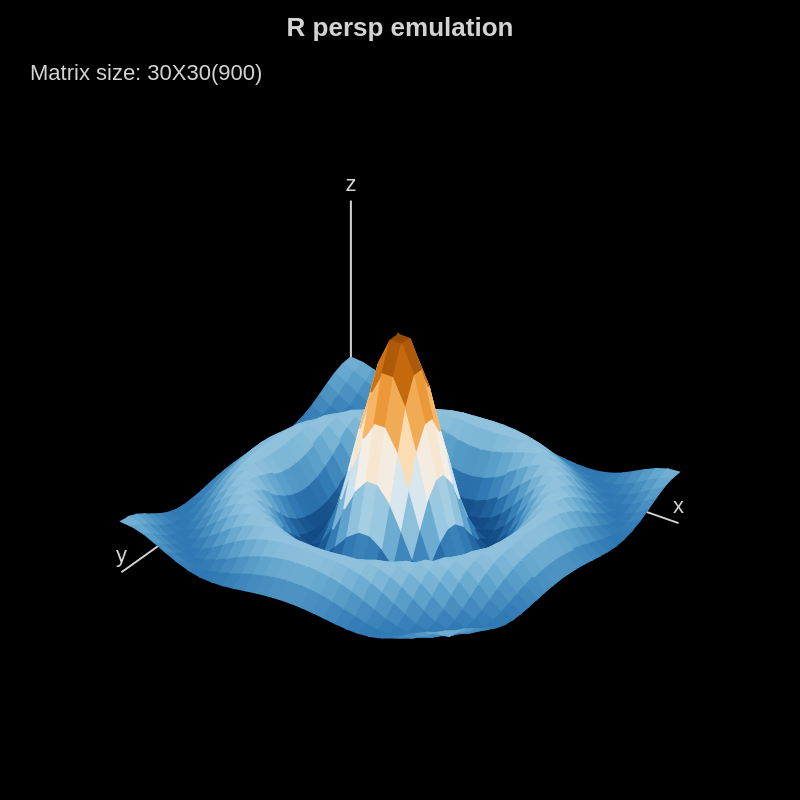

The Vega-Lite source for this figure:
### Vega specification from a JSON file in a GitHub repository (floating-point values rounded to 4 significant figures)
{"$schema": "https://vega.github.io/schema/vega/v5.json", "width": 400, "height": 400, "background": "black", "title": {"text": "R persp emulation", "color": {"signal": "axis_color"}, "dy": 25}, "signals": [{"name": "x_sequence", "value": {"min": -10, "max": 10, "count": 30}}, {"name": "y_sequence", "value": {"min": -10, "max": 10, "count": 30}}, {"name": "scheme", "value": "blueorange", "bind": {"input": "select", "options": ["viridis", "blueorange", "darkgold", "darkblue", "darkgreen", "darkmulti", "purplegreen", "spectral"]}}, {"name": "theta", "value": 35, "bind": {"input": "range", "min": -45, "max": 135, "step": 1}, "on": [{"events": {"signal": "validAngle_HOR"}, "update": "validAngle_HOR"}]}, {"name": "phi", "value": 60, "bind": {"input": "range", "min": 0, "max": 180, "step": 1}, "on": [{"events": {"signal": "validAngle_VER"}, "update": "validAngle_VER"}]}, {"name": "expand", "value": 0.6, "bind": {"input": "range", "min": 0, "max": 2, "step": 0.1}}, {"name": "scale", "value": 1, "bind": {"input": "range", "min": 0, "max": 2, "step": 0.1}, "on": [{"events": "view:mousewheel", "update": "max(0, min(2, scale + (event.wheelDelta > 0 ? 0.1 : -0.1)))"}]}, {"name": "axes", "value": true, "bind": {"input": "checkbox"}}, {"name": "grid", "value": false, "bind": {"input": "checkbox"}}, {"name": "grid_color", "value": "lightgrey", "bind": {"input": "select", "options": ["lightgrey", "darkgrey"]}}, {"name": "axis_color", "value": "lightgrey"}, {"name": "equation", "value": "10*sin(sqrt(x²+y²))/sqrt(x²+y²)", "bind": {"input": "select", "options": ["10*sin(sqrt(x²+y²))/sqrt(x²+y²)", "x*y³ - y*x³", "sqrt(x²+y²)"]}}, {"name": "equation_id_changed", "update": "equation_id >0 ? setdata('areas',[{}]):null"}, {"name": "size", "init": "min(width,height)/2"}, {"name": "is_dragging", "update": "false", "on": [{"events": "view:mousedown", "update": "true"}, {"events": "view:mouseup, view:mousemove[event.buttons !== 1]", "update": "false"}]}, {"name": "angle_HOR", "on": [{"events": {"source": "view", "type": "mousemove", "filter": "event.buttons === 1"}, "update": "theta + ((event.movementX < 0) ^ (phi > 180) ? 5 : (event.movementX > 0) ^(phi > 180) ? -5 : 0)"}]}, {"name": "validAngle_HOR", "update": "max(min(angle_HOR,135),-45)"}, {"name": "angle_VER", "on": [{"events": {"source": "view", "type": "mousemove", "filter": "event.buttons === 1"}, "update": "phi + (event.movementY < 0 ? 5 : event.movementY > 0 ? -5 : 0)"}]}, {"name": "validAngle_VER", "update": "max(min(angle_VER,180),0)"}, {"name": "equation_id", "value": 1, "update": "equation === '10*sin(sqrt(x²+y²))/sqrt(x²+y²)' ? 1:(equation === 'x*y³ - y*x³' ? 2 : 3)"}, {"name": "qrAngle_HOR", "init": "PI*(theta)/360", "on": [{"events": {"signal": "-theta"}, "update": "PI*(theta)/360"}]}, {"name": "qrAngle_VER", "init": "PI*(phi)/360", "on": [{"events": {"signal": "phi"}, "update": "PI*(phi)/360"}]}, {"name": "qrw0", "update": "cos(qrAngle_VER)"}, {"name": "qrw1", "update": "cos(qrAngle_HOR)"}, {"name": "qrx0", "update": "sin(qrAngle_VER)"}, {"name": "qrz1", "update": "sin(qrAngle_HOR)"}, {"name": "q", "update": "{x:qrx0*qrw1, y:-qrx0*qrz1, z:qrw0*qrz1, w: qrw0*qrw1}"}, {"name": "q_1", "update": "{x:-q.x, y:-q.y, z: -q.z, w: q.w}"}, {"name": "matrix_values", "init": "{}", "on": [{"events": "area:mouseover,line:mouseover", "update": "{'x':isNumber(datum.x) ? format(datum.x,'.2~f'):datum.x,'y':isNumber(datum.y) ? format(datum.y,'.2~f'):datum.y,'z':format(datum.value,'.2~f')}"}, {"events": "area:mouseout,line:mouseout", "update": "{}"}]}], "scales": [{"name": "scale_x", "type": "point", "domain": {"data": "z_matrix", "field": "x"}, "range": [{"signal": "-size/2"}, {"signal": "size/2"}]}, {"name": "scale_y", "type": "point", "domain": {"data": "z_matrix", "field": "y"}, "range": [{"signal": "-size/2"}, {"signal": "size/2"}]}, {"name": "scale_z", "type": "linear", "domain": {"data": "z_matrix", "field": "z"}, "range": [{"signal": "-size/2"}, {"signal": "size/2"}]}], "data": [{"name": "matrix", "values": [], "transform": [{"type": "sequence", "start": {"signal": "x_sequence.min"}, "stop": {"signal": "x_sequence.max+(x_sequence.max-x_sequence.min)/(x_sequence.count-1)"}, "step": {"signal": "(x_sequence.max-x_sequence.min)/(x_sequence.count-1)"}, "as": "x"}, {"type": "formula", "expr": "sequence(y_sequence.min,y_sequence.max + (y_sequence.max-y_sequence.min)/(y_sequence.count-1),(y_sequence.max-y_sequence.min)/(y_sequence.count-1))", "as": "y"}, {"type": "flatten", "fields": ["y"]}]}, {"name": "z_matrix", "source": "matrix", "transform": [{"type": "formula", "expr": "equation_id == 1 ? 10*sin(sqrt(pow(datum.x,2)+pow(datum.y,2)))/sqrt(pow(datum.x,2)+pow(datum.y,2))||1: (equation_id == 2 ? datum.x*pow(datum.y,3) - datum.y*pow(datum.x,3):sqrt(pow(datum.x,2)+pow(datum.y,2)))", "as": "z"}]}, {"name": "scaled_z_matrix", "source": "z_matrix", "transform": [{"type": "formula", "expr": "expand*datum.z", "as": "scaled_z"}, {"type": "formula", "expr": "datum.x+'.'+datum.y", "as": "key"}]}, {"name": "size_matrix_x", "source": "z_matrix", "transform": [{"type": "aggregate", "fields": ["x"], "ops": ["distinct"]}, {"type": "extent", "field": "distinct_x", "signal": "size_x"}]}, {"name": "size_matrix_y", "source": "z_matrix", "transform": [{"type": "aggregate", "fields": ["y"], "ops": ["distinct"]}, {"type": "extent", "field": "distinct_y", "signal": "size_y"}]}, {"name": "projections", "source": "scaled_z_matrix", "transform": [{"type": "collect", "sort": {"field": ["x", "y"], "order": ["ascending", "ascending"]}}, {"type": "formula", "expr": "{x:scale('scale_x',datum.x),y:scale('scale_y',datum.y),z:scale('scale_z',datum.scaled_z)}", "as": "points"}, {"type": "formula", "expr": "{x:q.w * datum.points.x + q.y*datum.points.z- q.z * datum.points.y, y:q.w * datum.points.y - q.x * datum.points.z  + q.z*datum.points.x, z:q.w * datum.points.z  + q.x*datum.points.y - q.y * datum.points.x, w: -q.x * datum.points.x - q.y * datum.points.y - q.z * datum.points.z}", "as": "q1"}, {"type": "formula", "expr": "{x:datum.q1.w * q_1.x + datum.q1.x * q_1.w + datum.q1.y * q_1.z - datum.q1.z * q_1.y, y:datum.q1.w * q_1.y - datum.q1.x * q_1.z + datum.q1.y * q_1.w + datum.q1.z * q_1.x, z:datum.q1.w * q_1.z + datum.q1.x * q_1.y - datum.q1.y * q_1.x + datum.q1.z * q_1.w}", "as": "pq2"}, {"type": "formula", "expr": "(datum.pq2.x)*scale", "as": "px"}, {"type": "formula", "expr": "(datum.pq2.y)*scale", "as": "py"}, {"type": "formula", "expr": "(datum.pq2.z)", "as": "pq_z"}]}, {"name": "axes", "values": [{}], "transform": [{"type": "formula", "expr": "{x:range('scale_x')[0],y:range('scale_y')[0],z:scale('scale_z',domain('scale_z')[0]*expand)}", "as": "root"}, {"type": "formula", "expr": "{x:q.w * datum.root.x + q.y*datum.root.z- q.z * datum.root.y, y:q.w * datum.root.y - q.x * datum.root.z  + q.z*datum.root.x, z:q.w * datum.root.z  + q.x*datum.root.y - q.y * datum.root.x, w: -q.x * datum.root.x - q.y * datum.root.y - q.z * datum.root.z}", "as": "q1"}, {"type": "formula", "expr": "{x:datum.q1.w * q_1.x + datum.q1.x * q_1.w + datum.q1.y * q_1.z - datum.q1.z * q_1.y, y:datum.q1.w * q_1.y - datum.q1.x * q_1.z + datum.q1.y * q_1.w + datum.q1.z * q_1.x, z:datum.q1.w * q_1.z + datum.q1.x * q_1.y - datum.q1.y * q_1.x + datum.q1.z * q_1.w}", "as": "pq2"}, {"type": "formula", "expr": "{x:(datum.pq2.x)*scale, y:(datum.pq2.y)*scale}", "as": "p_root"}, {"type": "formula", "expr": "[{label:'x', x:range('scale_x')[1],y:range('scale_y')[0],z:scale('scale_z',domain('scale_z')[0]*expand), 'isNumber':isNumber(domain('scale_x')[0])},{label:'y', x:range('scale_x')[0],y:range('scale_y')[1],z:scale('scale_z',domain('scale_z')[0]*expand), 'isNumber':isNumber(domain('scale_y')[0])},{label:'z', x:range('scale_x')[0],y:range('scale_y')[0],z:scale('scale_z',domain('scale_z')[1]*expand), 'isNumber':true}]", "as": "axis"}, {"type": "flatten", "fields": ["axis"]}, {"type": "formula", "expr": "{x:q.w * datum.axis.x + q.y*datum.axis.z- q.z * datum.axis.y, y:q.w * datum.axis.y - q.x * datum.axis.z  + q.z*datum.axis.x, z:q.w * datum.axis.z  + q.x*datum.axis.y - q.y * datum.axis.x, w: -q.x * datum.axis.x - q.y * datum.axis.y - q.z * datum.axis.z}", "as": "q1"}, {"type": "formula", "expr": "{x:datum.q1.w * q_1.x + datum.q1.x * q_1.w + datum.q1.y * q_1.z - datum.q1.z * q_1.y, y:datum.q1.w * q_1.y - datum.q1.x * q_1.z + datum.q1.y * q_1.w + datum.q1.z * q_1.x, z:datum.q1.w * q_1.z + datum.q1.x * q_1.y - datum.q1.y * q_1.x + datum.q1.z * q_1.w}", "as": "pq2"}, {"type": "formula", "expr": "{x:(datum.pq2.x)*scale, y:(datum.pq2.y)*scale}", "as": "p_axis"}]}, {"name": "areas", "values": [{}], "transform": [{"type": "formula", "expr": "sequence(1,size_x[0],1)", "as": "i"}, {"type": "formula", "expr": "sequence(1,size_y[0],1)", "as": "j"}, {"type": "flatten", "fields": ["i"]}, {"type": "flatten", "fields": ["j"]}, {"type": "formula", "expr": "[(datum.i-1)*size_y[0]+(datum.j-1),(datum.i)*size_y[0]+(datum.j-1),(datum.i)*size_y[0]+(datum.j),(datum.i-1)*size_y[0]+(datum.j),(datum.i-1)*size_y[0]+(datum.j-1)]", "as": "indice"}, {"type": "flatten", "fields": ["indice"]}, {"type": "formula", "expr": "data('projections')[datum.indice]", "as": "item"}, {"type": "project", "fields": ["i", "j", "item.px", "item.py", "item.x", "item.y", "item.z", "item.pq_z"], "as": ["i", "j", "px", "py", "x", "y", "z", "pq_z"]}, {"type": "window", "groupby": ["i", "j"], "fields": ["z", "pq_z"], "frame": [null, null], "ops": ["average", "average"], "as": ["value", "avg_pqz"]}, {"type": "collect", "sort": {"field": ["avg_pqz"]}}]}], "marks": [{"type": "rect", "encode": {"enter": {"fill": {"value": "transparent"}}, "update": {"cursor": [{"test": "is_dragging", "value": "grabbing"}, {"value": "pointer"}], "width": {"signal": "width"}, "height": {"signal": "height"}}}}, {"name": "axes_m", "type": "rule", "from": {"data": "axes"}, "encode": {"enter": {"stroke": {"signal": "axis_color"}, "strokewidth": {"value": 1}}, "update": {"opacity": {"signal": "axes?1:0"}, "x": {"field": "p_root.x", "offset": {"signal": "width/2"}}, "y": {"field": "p_root.y", "offset": {"signal": "height/2"}}, "x2": {"field": "p_axis.x", "offset": {"signal": "width/2"}}, "y2": {"field": "p_axis.y", "offset": {"signal": "height/2"}}}}}, {"type": "text", "from": {"data": "axes_m"}, "encode": {"enter": {"text": {"field": "datum.axis.label"}, "fill": {"signal": "axis_color"}, "align": {"value": "center"}}, "update": {"opacity": {"signal": "axes?1:0"}, "xc": {"field": "x2"}, "yc": {"field": "y2", "offset": -5}, "tooltip": {"signal": "{'min':datum.datum.axis.isNumber?format(domain('scale_'+datum.datum.axis.label)[0],'.2~f'):domain('scale_'+datum.datum.axis.label)[0],'max':datum.datum.axis.isNumber?format(domain('scale_'+datum.datum.axis.label)[length(domain('scale_'+datum.datum.axis.label))-1],'.2~f'):domain('scale_'+datum.datum.axis.label)[length(domain('scale_'+datum.datum.axis.label))-1]}"}}}}, {"type": "group", "from": {"facet": {"name": "area", "data": "areas", "groupby": ["i", "j"]}}, "scales": [{"name": "color", "type": "linear", "domain": {"data": "areas", "field": "value"}, "range": {"scheme": {"signal": "scheme"}}}], "marks": [{"type": "area", "from": {"data": "area"}, "encode": {"update": {"cursor": [{"test": "is_dragging", "value": "grabbing"}, {"value": "pointer"}], "fill": {"field": "value", "scale": "color"}, "x": {"field": "px", "offset": {"signal": "width/2"}}, "y": {"field": "py", "offset": {"signal": "height/2"}}, "y2": {"value": 0}}}}, {"type": "line", "from": {"data": "area"}, "encode": {"enter": {}, "update": {"cursor": [{"test": "is_dragging", "value": "grabbing"}, {"value": "pointer"}], "strokeWidth": [{"test": "grid", "value": 0.3}, {"value": 1}], "stroke": [{"test": "grid", "signal": "grid_color"}, {"field": "value", "scale": "color"}], "x": {"field": "px", "offset": {"signal": "width/2"}}, "y": {"field": "py", "offset": {"signal": "height/2"}}, "y2": {"value": 0}}}}]}, {"type": "text", "encode": {"enter": {"fill": {"signal": "axis_color"}, "align": {"value": "center"}}, "update": {"xc": {"signal": "width/2"}, "yc": {"signal": "height*0.9"}, "text": {"signal": "'x: '+matrix_values.x+', y: '+matrix_values.y+', z: '+matrix_values.z"}, "opacity": {"signal": "isValid(matrix_values.x)?1:0"}}}}, {"type": "text", "encode": {"enter": {"x": {"value": 15}}, "update": {"y": {"signal": "height*0.1"}, "fill": {"signal": "axis_color"}, "text": {"signal": "'Matrix size: '+size_x[0]+'X'+size_y[0]+'('+size_x[0]*size_y[0]+')'"}}}}]}
